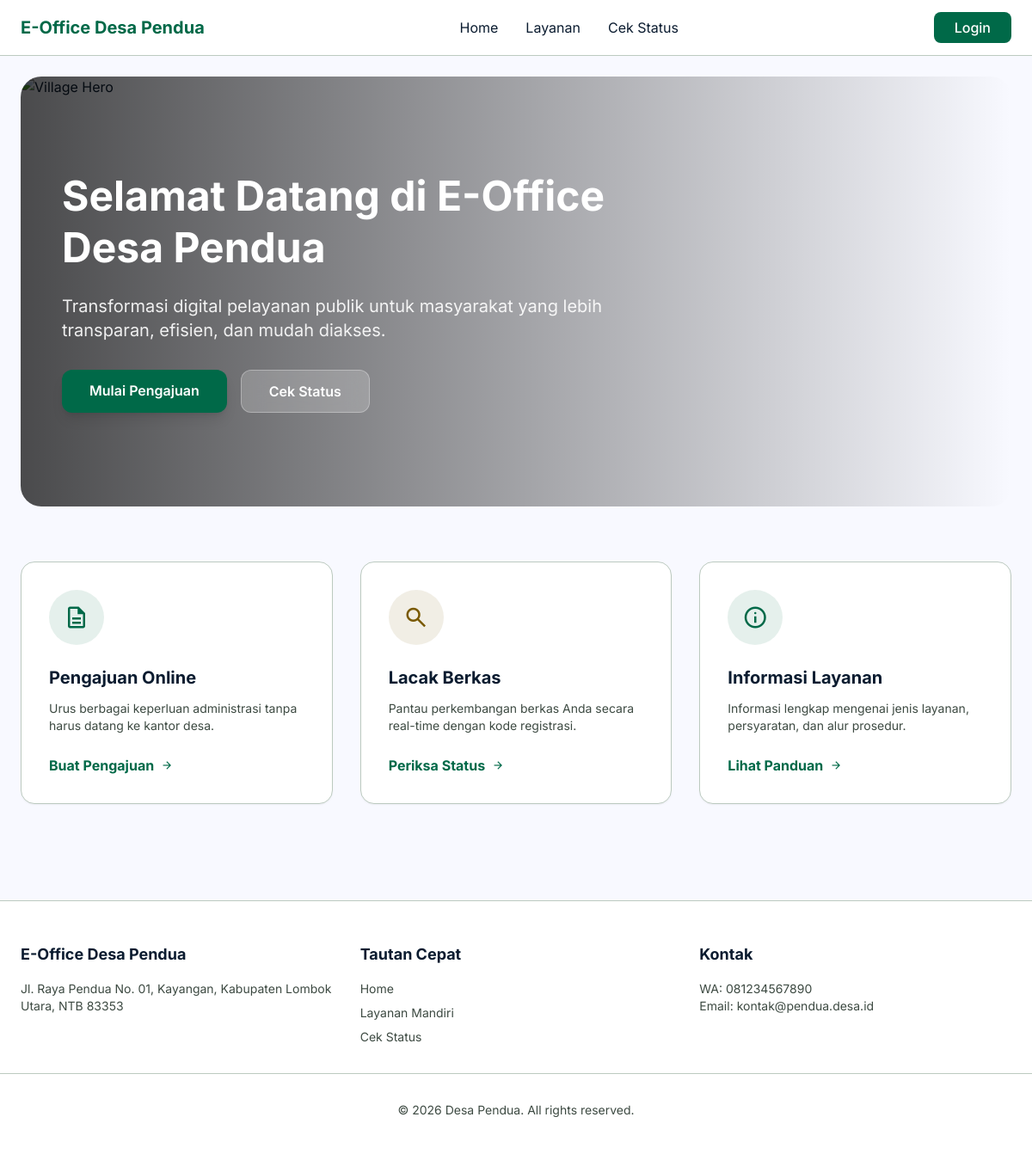
The page / on the database its author committed.
### tables this page shows
CREATE TABLE profil_desa (
    id INT PRIMARY KEY DEFAULT 1,
    nama VARCHAR(100) NOT NULL,
    alamat TEXT,
    telepon VARCHAR(20),
    email VARCHAR(100),
    logo VARCHAR(255),
    nama_kades VARCHAR(100),
    nip_kades VARCHAR(50)
);

### includes/functions.php (called while the page is built, shortened)
<?php
require_once __DIR__ . '/../config/database.php';
function base_url($path = '') {
    $protocol = isset($_SERVER['HTTPS']) && $_SERVER['HTTPS'] === 'on' ? "https" : "http";
    $host = $_SERVER['HTTP_HOST'];
    $base = $protocol . "://" . $host . "/";
    return $base . ltrim($path, '/');
}
function is_logged_in() {
    return isset($_SESSION['user_id']);
}
function get_village_profile() {
    global $pdo;
    $stmt = $pdo->query("SELECT * FROM profil_desa LIMIT 1");
    return $stmt->fetch();
}
?>

### index.php (the view, shortened to what this page needs)
<?php
require_once __DIR__ . '/includes/header.php';
?>
<section class="relative h-[500px] flex items-center overflow-hidden rounded-3xl mx-6 mt-6">
    <div class="absolute inset-0 z-0">
        <img class="w-full h-full object-cover" src="https://imgs.search.brave.com/j_UJV7F0AZSctFi4H3Uer44_uU-pFWH7L8eitvNu0NU/rs:fit:860:0:0:0/g:ce/aHR0cHM6Ly9iYW5r/dGFuYWguaWQvd3At/Y29udGVudC91cGxv/YWRzLzIwMjQvMDQv/bG9tYm9rdXRhcmEt/U3Vycm91bmRpbmct/SG90ZWwtRGV2ZWxv/cG1lbnQtMy02NDB4/NDI3LnBuZw" alt="Village Hero"/>
        <div class="absolute inset-0 bg-gradient-to-r from-black/70 to-transparent"></div>
    </div>
    <div class="relative z-10 px-12 w-full">
        <div class="max-w-2xl text-white">
            <h1 class="text-5xl font-bold mb-6 leading-tight">Selamat Datang di E-Office <?= $village['nama'] ?></h1>
            <p class="text-xl mb-8 opacity-90">Transformasi digital pelayanan publik untuk masyarakat yang lebih transparan, efisien, dan mudah diakses.</p>
            <div class="flex gap-4">
                <a href="warga/pengajuan.php" class="bg-primary text-white px-8 py-3 rounded-xl font-semibold hover:bg-primary-container transition-all shadow-lg">
                    Mulai Pengajuan
                </a>
                <a href="warga/status.php" class="bg-white/20 backdrop-blur-md border border-white/30 text-white px-8 py-3 rounded-xl font-semibold hover:bg-white/30 transition-all">
                    Cek Status
                </a>
            </div>
        </div>
    </div>
</section>
<section class="py-16 max-w-7xl mx-auto px-6">
    <div class="grid grid-cols-1 md:grid-cols-3 gap-8">
        <div class="bg-white p-8 rounded-2xl shadow-sm border border-outline-variant hover:shadow-md transition-all">
            <div class="w-16 h-16 bg-primary/10 rounded-full flex items-center justify-center mb-6 text-primary">
                <span class="material-symbols-outlined text-3xl">description</span>
            </div>
            <h3 class="text-xl font-bold mb-3">Pengajuan Online</h3>
            <p class="text-on-surface-variant mb-6 text-sm">Urus berbagai keperluan administrasi tanpa harus datang ke kantor desa.</p>
            <a href="warga/pengajuan.php" class="text-primary font-bold inline-flex items-center gap-2 hover:underline">
                Buat Pengajuan <span class="material-symbols-outlined text-sm">arrow_forward</span>
            </a>
        </div>
        <div class="bg-white p-8 rounded-2xl shadow-sm border border-outline-variant hover:shadow-md transition-all">
            <div class="w-16 h-16 bg-secondary/10 rounded-full flex items-center justify-center mb-6 text-secondary">
                <span class="material-symbols-outlined text-3xl">search</span>
            </div>
            <h3 class="text-xl font-bold mb-3">Lacak Berkas</h3>
            <p class="text-on-surface-variant mb-6 text-sm">Pantau perkembangan berkas Anda secara real-time dengan kode registrasi.</p>
            <a href="warga/status.php" class="text-primary font-bold inline-flex items-center gap-2 hover:underline">
                Periksa Status <span class="material-symbols-outlined text-sm">arrow_forward</span>
            </a>
        </div>
        <div class="bg-white p-8 rounded-2xl shadow-sm border border-outline-variant hover:shadow-md transition-all">
            <div class="w-16 h-16 bg-primary/10 rounded-full flex items-center justify-center mb-6 text-primary">
                <span class="material-symbols-outlined text-3xl">info</span>
            </div>
            <h3 class="text-xl font-bold mb-3">Informasi Layanan</h3>
            <p class="text-on-surface-variant mb-6 text-sm">Informasi lengkap mengenai jenis layanan, persyaratan, dan alur prosedur.</p>
            <a href="#" class="text-primary font-bold inline-flex items-center gap-2 hover:underline">
                Lihat Panduan <span class="material-symbols-outlined text-sm">arrow_forward</span>
            </a>
        </div>
    </div>
</section>
<?php require_once __DIR__ . '/includes/footer.php'; ?>

### includes/header.php (shortened to what this page needs)
<?php
require_once __DIR__ . '/functions.php';
$village = get_village_profile();
?>
<!DOCTYPE html>
<html lang="id">
<head>
    <script src="https://cdn.tailwindcss.com?plugins=forms,container-queries"></script>
</head>
<body class="bg-background text-on-surface">
<?php if (is_logged_in()): ?>
<?php else: ?>
    <header class="w-full top-0 sticky z-50 bg-white border-b border-outline-variant">
        <div class="flex justify-between items-center h-16 px-6 max-w-7xl mx-auto">
            <div class="font-bold text-primary text-xl">
                E-Office <?= $village['nama'] ?>
            </div>
            <nav class="hidden md:flex items-center gap-8">
                <a class="hover:text-primary transition-colors" href="<?= base_url() ?>">Home</a>
                <a class="hover:text-primary transition-colors" href="<?= base_url('warga/pengajuan.php') ?>">Layanan</a>
                <a class="hover:text-primary transition-colors" href="<?= base_url('warga/status.php') ?>">Cek Status</a>
            </nav>
            <div>
                <a href="<?= base_url('login.php') ?>" class="bg-primary text-white px-6 py-2 rounded-lg font-medium hover:bg-primary-container transition-all">
                    Login
                </a>
            </div>
        </div>
    </header>
<?php endif; ?>

### includes/footer.php
<?php if (is_logged_in()): ?>
    </div>
    <footer class="mt-auto border-t border-outline-variant bg-white py-6 px-6">
        <div class="flex justify-between items-center text-sm text-on-surface-variant">
            <p>&copy; <?= date('Y') ?> <?= get_village_profile()['nama'] ?>. All rights reserved.</p>
            <p>E-Office Desa Pendua v1.0</p>
        </div>
    </footer>
</main>
<?php else: ?>
    <footer class="bg-white border-t border-outline-variant py-12 mt-12">
        <div class="max-w-7xl mx-auto px-6 grid grid-cols-1 md:grid-cols-3 gap-8">
            <div>
                <h4 class="font-bold text-lg mb-4">E-Office <?= get_village_profile()['nama'] ?></h4>
                <p class="text-on-surface-variant text-sm"><?= get_village_profile()['alamat'] ?></p>
            </div>
            <div>
                <h4 class="font-bold text-lg mb-4">Tautan Cepat</h4>
                <ul class="text-sm text-on-surface-variant space-y-2">
                    <li><a href="<?= base_url() ?>" class="hover:text-primary">Home</a></li>
                    <li><a href="<?= base_url('warga/pengajuan.php') ?>" class="hover:text-primary">Layanan Mandiri</a></li>
                    <li><a href="<?= base_url('warga/status.php') ?>" class="hover:text-primary">Cek Status</a></li>
                </ul>
            </div>
            <div>
                <h4 class="font-bold text-lg mb-4">Kontak</h4>
                <p class="text-sm text-on-surface-variant">WA: <?= get_village_profile()['telepon'] ?></p>
                <p class="text-sm text-on-surface-variant">Email: <?= get_village_profile()['email'] ?></p>
            </div>
        </div>
        <div class="max-w-7xl mx-auto px-6 mt-8 pt-8 border-t border-outline-variant text-center text-sm text-on-surface-variant">
            <p>&copy; <?= date('Y') ?> <?= get_village_profile()['nama'] ?>. All rights reserved.</p>
        </div>
    </footer>
<?php endif; ?>
</body>
</html>

### includes/header.php (style rules this page uses)
body { font-family: 'Inter', sans-serif; }
.material-symbols-outlined { font-variation-settings: 'FILL' 0, 'wght' 400, 'GRAD' 0, 'opsz' 24; }

### rows shown on the page
profil_desa: nama "Desa Pendua", alamat "Jl. Raya Pendua No. 01, Kayangan, Kabupaten Lombok Utara, NTB 83353", telepon "081234567890", email "kontak@pendua.desa.id"
